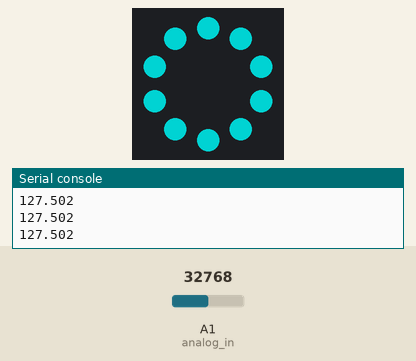
This program was run on a simulated Circuit Playground running CircuitPython. Shown: the board's ring of 10 RGB LEDs (number 0 left of the top, counting anticlockwise), the last lines printed to the serial console. The test bench sets the inputs (shaded band); at power-on: A1 (analog_in) = 32768 (analog values on the 0–65535 scale). Dim RGB values are drawn brighter than linear.

Above: at 1.2 s.
1.3 s: A1 (analog_in) set to 0
At 2.4 s:
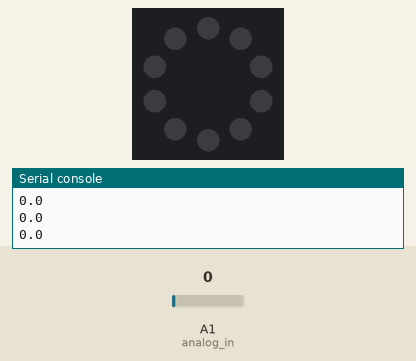
2.8 s: A1 (analog_in) set to 7864
At 4.0 s:
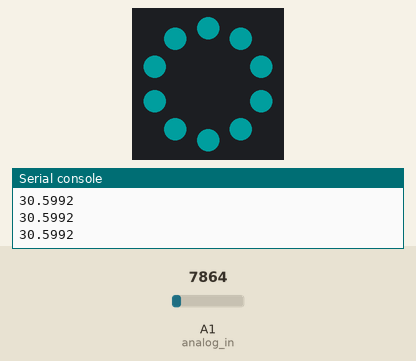
4.3 s: A1 (analog_in) set to 19660
Timing chart, 0 to 7.3 s (numbered marks = the images above; inputs shaded):
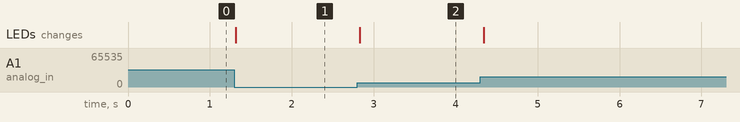

The program:

10-analoginput_neopixels_range.py
```python
# import modules and libraries

import board
import time
import analogio
import neopixel
from simpleio import map_range

# declare neopixel object with onboard neopixel pin
pixels = neopixel.NeoPixel(board.NEOPIXEL, 10)

# declare analog input objects and variables
analog_in = analogio.AnalogIn(board.A1)

# create a color variable and fill the pisels with the color
color = (0, 0, 0)
pixels.fill(color)


# repeat this code forever
while True:

    # gather input
    reading = analog_in.value
    # do calculation
    scaled_val = map_range(reading, 0, 65535, 0, 255)
    print(scaled_val)

    # set new color value
    color = (0, scaled_val, scaled_val)

    # do output
    pixels.fill(color)


    # sleep to prevent buffer overrun
    time.sleep(0.1)
```

Measured:
- after the input at 1.3 s, the LEDs: change at once (image 1)
- after the input at 2.8 s, the LEDs: change at once (image 2)
